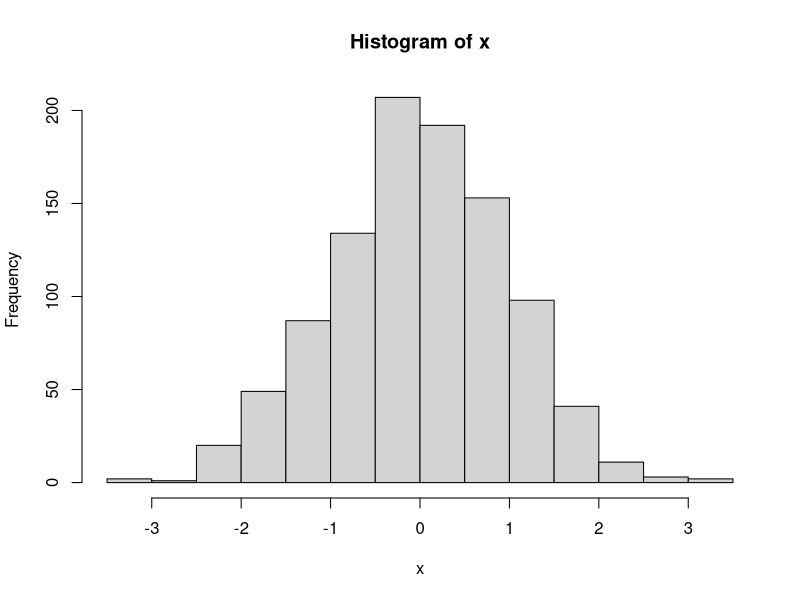

R code for this plot:
## ---- chunk 1
knitr::opts_chunk$set(message=FALSE, warning=FALSE, fig.width=8, tidy=TRUE, tidy.opts=list(width.cutoff=40))
## ---- chunk 2
x = rnorm(1000)
hist(x)
## ---- chunk 3
df = data.frame(time=c('Before MonBUG', 'After MonBUG'), Rmarkdown.knowledge=c(3801,11543), Rmarkdown.usage=c(0.112309474298234, 0.2234982356))
## ---- chunk 4
df
library(knitr)
kable(df)
## ---- chunk 5
kable(df, digits=2, format.args = list(big.mark = ","), col.names=c('Time', 'RMarkdown knowledge', 'Rmarkdown usage'))
